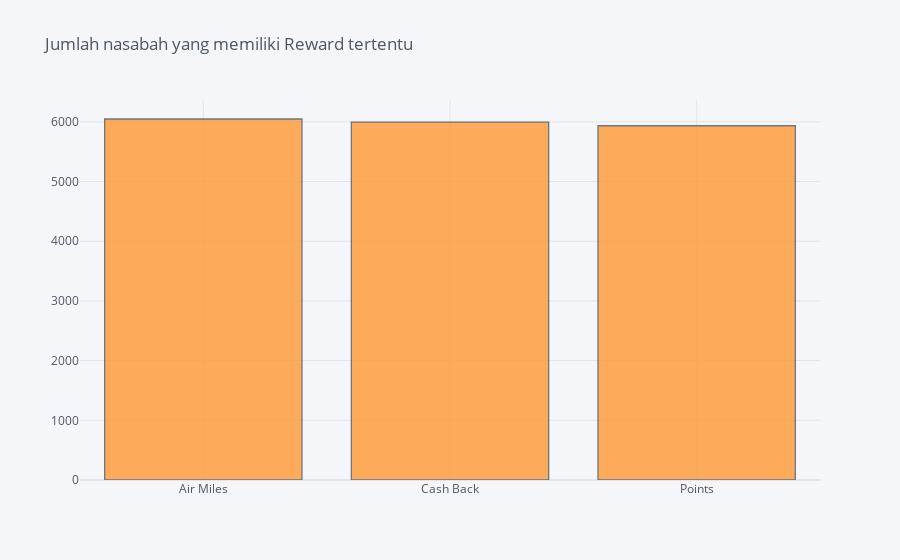

Notebook code cell kept with this figure:
### Markdown cell above
# Visualisation

### Code cell
df['Reward'].iplot(kind='hist',title='Jumlah nasabah yang memiliki Reward tertentu')
#using cufflinks

### Figure 1 — Plotly figure (JSON) as saved in the notebook; plotly's stock layout.template omitted (floating-point values rounded to 4 significant figures; data arrays with more than 128 entries replaced by an {"elided": "..."} marker saying what was removed)
{"data": [{"histfunc": "count", "histnorm": "", "marker": {"color": "rgba(255, 153, 51, 1.0)", "line": {"color": "#4D5663", "width": 1.3}}, "name": "Reward", "opacity": 0.8, "orientation": "v", "type": "histogram", "x": {"elided": "17976 str values"}}], "layout": {"barmode": "overlay", "legend": {"bgcolor": "#F5F6F9", "font": {"color": "#4D5663"}}, "paper_bgcolor": "#F5F6F9", "plot_bgcolor": "#F5F6F9", "title": {"font": {"color": "#4D5663"}, "text": "Jumlah nasabah yang memiliki Reward tertentu"}, "xaxis": {"gridcolor": "#E1E5ED", "showgrid": true, "tickfont": {"color": "#4D5663"}, "title": {"font": {"color": "#4D5663"}, "text": ""}, "zerolinecolor": "#E1E5ED"}, "yaxis": {"gridcolor": "#E1E5ED", "showgrid": true, "tickfont": {"color": "#4D5663"}, "title": {"font": {"color": "#4D5663"}, "text": ""}, "zerolinecolor": "#E1E5ED"}}}
